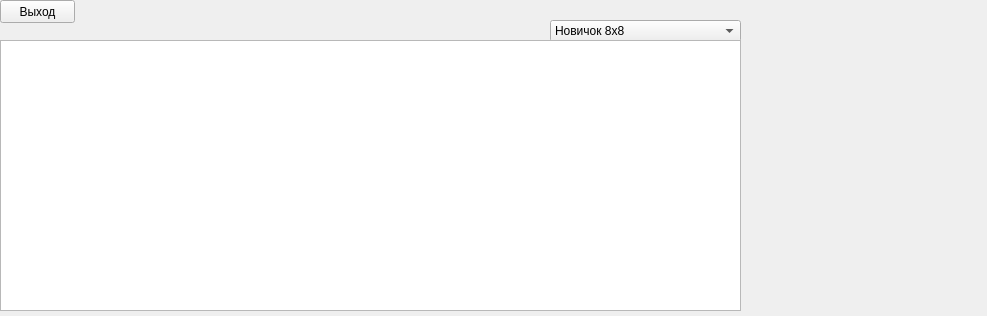
<?xml version="1.0" encoding="UTF-8"?>
<ui version="4.0">
 <class>Form</class>
 <widget class="QWidget" name="Form">
  <property name="geometry">
   <rect>
    <x>0</x>
    <y>0</y>
    <width>987</width>
    <height>316</height>
   </rect>
  </property>
  <property name="windowTitle">
   <string>Form</string>
  </property>
  <widget class="QComboBox" name="comboBox">
   <property name="geometry">
    <rect>
     <x>550</x>
     <y>20</y>
     <width>191</width>
     <height>22</height>
    </rect>
   </property>
   <item>
    <property name="text">
     <string>Новичок 8х8</string>
    </property>
   </item>
   <item>
    <property name="text">
     <string>Любитель 16х16</string>
    </property>
   </item>
   <item>
    <property name="text">
     <string>Профессионал 30х16</string>
    </property>
   </item>
   <item>
    <property name="text">
     <string>Настраиваемый </string>
    </property>
   </item>
  </widget>
  <widget class="QTableWidget" name="tw_top">
   <property name="geometry">
    <rect>
     <x>0</x>
     <y>40</y>
     <width>741</width>
     <height>271</height>
    </rect>
   </property>
  </widget>
  <widget class="QPushButton" name="exit_btn">
   <property name="geometry">
    <rect>
     <x>0</x>
     <y>0</y>
     <width>75</width>
     <height>23</height>
    </rect>
   </property>
   <property name="text">
    <string>Выход</string>
   </property>
  </widget>
 </widget>
 <resources/>
 <connections/>
</ui>
